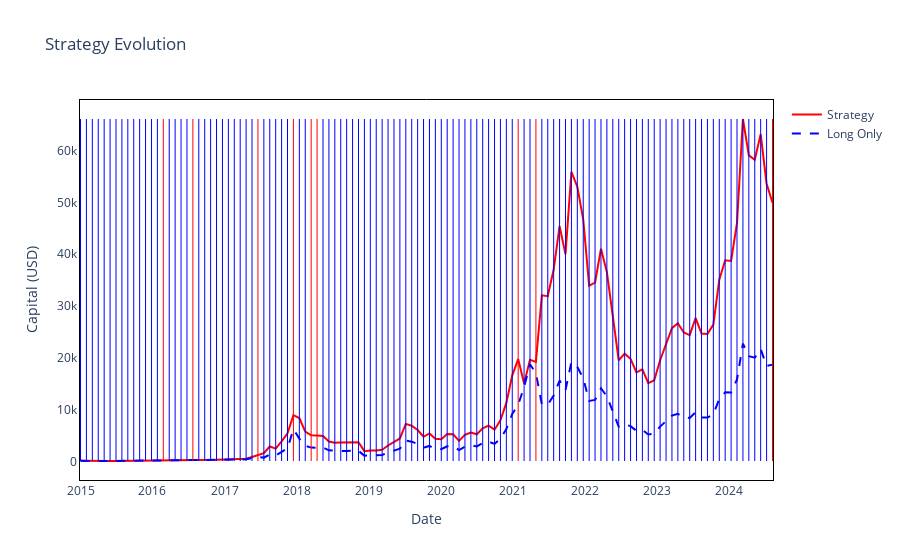

The code cell stored with this chart in its notebook:
### Code cell
import plotly.graph_objects as go
import plotly.graph_objects as go
fig = go.Figure()

# Add the capital total trace
fig.add_trace(go.Scatter(x=dates, y=capital_values, mode='lines', name='LPPLS Strategy', line=dict(color='red')))

# Add the long only capital trace
fig.add_trace(go.Scatter(x=dates, y=long_only_capital_values, mode='lines', name='BTC Long Only', line=dict(color='blue', dash='dash')))
for idx, signal in enumerate(positions):
    if signal == "Short":
        fig.add_shape(type="line",
                      x0=dates[idx], x1=dates[idx],
                      y0=min(capital_values), y1=max(capital_values),
                      line=dict(color="red", width=1))
    if signal == "Long":
        fig.add_shape(type="line",
                      x0=dates[idx], x1=dates[idx],
                      y0=min(capital_values), y1=max(capital_values),
                      line=dict(color="blue", width=1))
fig.update_layout(title='Strategy Evolution', 
                          xaxis=dict(
                            title='Date',               
                            showline=True,            
                            linecolor='black',         
                            linewidth=1,                
                            mirror=True                 
                        ),
                        yaxis=dict(
                            title="Capital (USD)",              
                            showline=True,            
                            linecolor='black',          
                            linewidth=1,              
                            mirror=True                
                        ),
                          showlegend=True, 
                          plot_bgcolor='white', 
                          paper_bgcolor='white')


# Show the plot
fig.show()

### Figure 1 — Plotly figure (JSON) as saved in the notebook; plotly's stock layout.template omitted (floating-point values rounded to 4 significant figures)
{"data": [{"line": {"color": "red"}, "mode": "lines", "name": "Strategy", "type": "scatter", "x": ["2015-01-01", "2015-01-31", "2015-03-02", "2015-04-01", "2015-05-01", "2015-05-31", "2015-06-30", "2015-07-30", "2015-08-29", "2015-09-28", "2015-10-28", "2015-11-27", "2015-12-27", "2016-01-26", "2016-02-25", "2016-03-26", "2016-04-25", "2016-05-25", "2016-06-24", "2016-07-24", "2016-08-23", "2016-09-22", "2016-10-22", "2016-11-21", "2016-12-21", "2017-01-20", "2017-02-19", "2017-03-21", "2017-04-20", "2017-05-20", "2017-06-19", "2017-07-19", "2017-08-18", "2017-09-17", "2017-10-17", "2017-11-16", "2017-12-16", "2018-01-15", "2018-02-14", "2018-03-16", "2018-04-15", "2018-05-15", "2018-06-14", "2018-07-14", "2018-08-13", "2018-09-12", "2018-10-12", "2018-11-11", "2018-12-11", "2019-01-10", "2019-02-09", "2019-03-11", "2019-04-10", "2019-05-10", "2019-06-09", "2019-07-09", "2019-08-08", "2019-09-07", "2019-10-07", "2019-11-06", "2019-12-06", "2020-01-05", "2020-02-04", "2020-03-05", "2020-04-04", "2020-05-04", "2020-06-03", "2020-07-03", "2020-08-02", "2020-09-01", "2020-10-01", "2020-10-31", "2020-11-30", "2020-12-30", "2021-01-29", "2021-02-28", "2021-03-30", "2021-04-29", "2021-05-29", "2021-06-28", "2021-07-28", "2021-08-27", "2021-09-26", "2021-10-26", "2021-11-25", "2021-12-25", "2022-01-24", "2022-02-23", "2022-03-25", "2022-04-24", "2022-05-24", "2022-06-23", "2022-07-23", "2022-08-22", "2022-09-21", "2022-10-21", "2022-11-20", "2022-12-20", "2023-01-19", "2023-02-18", "2023-03-20", "2023-04-19", "2023-05-19", "2023-06-18", "2023-07-18", "2023-08-17", "2023-09-16", "2023-10-16", "2023-11-15", "2023-12-15", "2024-01-14", "2024-02-13", "2024-03-14", "2024-04-13", "2024-05-13", "2024-06-12", "2024-07-12", "2024-08-11"], "y": [100, 69.2, 87.72, 78.69, 73.85, 73.25, 83.71, 91.56, 73.12, 76.1, 96.94, 113.9, 134.6, 124.8, 132.8, 132.5, 146.3, 142.5, 210.9, 210.3, 239.1, 244.3, 269.3, 302.9, 341.9, 366.7, 429.4, 459.2, 503.6, 854.2, 1208.0, 1566.0, 2866.0, 2468.0, 3861.0, 5423.0, 8922.0, 8362.0, 5745.0, 5023.0, 5006.0, 4899.0, 3843.0, 3613.0, 3625.0, 3657.0, 3612.0, 3691.0, 1971.0, 2118.0, 2113.0, 2248.0, 3065.0, 3672.0, 4426.0, 7238.0, 6889.0, 6054.0, 4747.0, 5389.0, 4345.0, 4266.0, 5285.0, 5226.0, 3953.0, 5131.0, 5559.0, 5231.0, 6363.0, 6891.0, 6113.0, 7933.0, 11300.0, 16600.0, 19750.0, 15020.0, 19600.0, 19220.0, 32060.0, 31890.0, 37040.0, 45430.0, 40010.0, 55900.0, 53040.0, 46700.0, 33940.0, 34540.0, 41070.0, 36550.0, 27460.0, 19530.0, 20800.0, 19820.0, 17180.0, 17760.0, 15090.0, 15660.0, 19530.0, 22820.0, 25710.0, 26690.0, 24900.0, 24390.0, 27650.0, 24690.0, 24600.0, 26410.0, 35080.0, 38830.0, 38710.0, 46070.0, 66120.0, 59100.0, 58250.0, 63200.0, 53620.0, 49960.0, 46750.0]}, {"line": {"color": "blue", "dash": "dash"}, "mode": "lines", "name": "Long Only", "type": "scatter", "x": ["2015-01-01", "2015-01-31", "2015-03-02", "2015-04-01", "2015-05-01", "2015-05-31", "2015-06-30", "2015-07-30", "2015-08-29", "2015-09-28", "2015-10-28", "2015-11-27", "2015-12-27", "2016-01-26", "2016-02-25", "2016-03-26", "2016-04-25", "2016-05-25", "2016-06-24", "2016-07-24", "2016-08-23", "2016-09-22", "2016-10-22", "2016-11-21", "2016-12-21", "2017-01-20", "2017-02-19", "2017-03-21", "2017-04-20", "2017-05-20", "2017-06-19", "2017-07-19", "2017-08-18", "2017-09-17", "2017-10-17", "2017-11-16", "2017-12-16", "2018-01-15", "2018-02-14", "2018-03-16", "2018-04-15", "2018-05-15", "2018-06-14", "2018-07-14", "2018-08-13", "2018-09-12", "2018-10-12", "2018-11-11", "2018-12-11", "2019-01-10", "2019-02-09", "2019-03-11", "2019-04-10", "2019-05-10", "2019-06-09", "2019-07-09", "2019-08-08", "2019-09-07", "2019-10-07", "2019-11-06", "2019-12-06", "2020-01-05", "2020-02-04", "2020-03-05", "2020-04-04", "2020-05-04", "2020-06-03", "2020-07-03", "2020-08-02", "2020-09-01", "2020-10-01", "2020-10-31", "2020-11-30", "2020-12-30", "2021-01-29", "2021-02-28", "2021-03-30", "2021-04-29", "2021-05-29", "2021-06-28", "2021-07-28", "2021-08-27", "2021-09-26", "2021-10-26", "2021-11-25", "2021-12-25", "2022-01-24", "2022-02-23", "2022-03-25", "2022-04-24", "2022-05-24", "2022-06-23", "2022-07-23", "2022-08-22", "2022-09-21", "2022-10-21", "2022-11-20", "2022-12-20", "2023-01-19", "2023-02-18", "2023-03-20", "2023-04-19", "2023-05-19", "2023-06-18", "2023-07-18", "2023-08-17", "2023-09-16", "2023-10-16", "2023-11-15", "2023-12-15", "2024-01-14", "2024-02-13", "2024-03-14", "2024-04-13", "2024-05-13", "2024-06-12", "2024-07-12", "2024-08-11"], "y": [100, 69.2, 87.72, 78.69, 73.85, 73.25, 83.71, 91.56, 73.12, 76.1, 96.94, 113.9, 134.6, 124.8, 135.1, 133.0, 146.8, 143.1, 211.7, 210.4, 185.7, 189.8, 209.2, 235.2, 265.5, 284.8, 333.5, 356.6, 391.1, 663.4, 824.1, 723.4, 1324.0, 1140.0, 1784.0, 2505.0, 6204.0, 4398.0, 3021.0, 2653.0, 2650.0, 2708.0, 2124.0, 1997.0, 2004.0, 2021.0, 1997.0, 2040.0, 1090.0, 1171.0, 1168.0, 1243.0, 1694.0, 2030.0, 2446.0, 4001.0, 3808.0, 3347.0, 2624.0, 2979.0, 2402.0, 2358.0, 2922.0, 2889.0, 2185.0, 2836.0, 3073.0, 2892.0, 3517.0, 3809.0, 3379.0, 4385.0, 6245.0, 9178.0, 10920.0, 14360.0, 18750.0, 17040.0, 11020.0, 10960.0, 12730.0, 15610.0, 13750.0, 19210.0, 18230.0, 16050.0, 11660.0, 11870.0, 14110.0, 12560.0, 9437.0, 6710.0, 7149.0, 6810.0, 5902.0, 6101.0, 5184.0, 5380.0, 6710.0, 7841.0, 8836.0, 9172.0, 8557.0, 8381.0, 9501.0, 8485.0, 8455.0, 9075.0, 12050.0, 13340.0, 13300.0, 15830.0, 22720.0, 20310.0, 20020.0, 21720.0, 18420.0, 18690.0, 18340.0]}], "layout": {"paper_bgcolor": "white", "plot_bgcolor": "white", "shapes": [{"line": {"color": "blue", "width": 1}, "type": "line", "x0": "2015-01-01", "x1": "2015-01-01", "y0": 69.2, "y1": 66120.0}, {"line": {"color": "blue", "width": 1}, "type": "line", "x0": "2015-01-31", "x1": "2015-01-31", "y0": 69.2, "y1": 66120.0}, {"line": {"color": "blue", "width": 1}, "type": "line", "x0": "2015-03-02", "x1": "2015-03-02", "y0": 69.2, "y1": 66120.0}, {"line": {"color": "blue", "width": 1}, "type": "line", "x0": "2015-04-01", "x1": "2015-04-01", "y0": 69.2, "y1": 66120.0}, {"line": {"color": "blue", "width": 1}, "type": "line", "x0": "2015-05-01", "x1": "2015-05-01", "y0": 69.2, "y1": 66120.0}, {"line": {"color": "blue", "width": 1}, "type": "line", "x0": "2015-05-31", "x1": "2015-05-31", "y0": 69.2, "y1": 66120.0}, {"line": {"color": "blue", "width": 1}, "type": "line", "x0": "2015-06-30", "x1": "2015-06-30", "y0": 69.2, "y1": 66120.0}, {"line": {"color": "blue", "width": 1}, "type": "line", "x0": "2015-07-30", "x1": "2015-07-30", "y0": 69.2, "y1": 66120.0}, {"line": {"color": "blue", "width": 1}, "type": "line", "x0": "2015-08-29", "x1": "2015-08-29", "y0": 69.2, "y1": 66120.0}, {"line": {"color": "blue", "width": 1}, "type": "line", "x0": "2015-09-28", "x1": "2015-09-28", "y0": 69.2, "y1": 66120.0}, {"line": {"color": "blue", "width": 1}, "type": "line", "x0": "2015-10-28", "x1": "2015-10-28", "y0": 69.2, "y1": 66120.0}, {"line": {"color": "blue", "width": 1}, "type": "line", "x0": "2015-11-27", "x1": "2015-11-27", "y0": 69.2, "y1": 66120.0}, {"line": {"color": "blue", "width": 1}, "type": "line", "x0": "2015-12-27", "x1": "2015-12-27", "y0": 69.2, "y1": 66120.0}, {"line": {"color": "blue", "width": 1}, "type": "line", "x0": "2016-01-26", "x1": "2016-01-26", "y0": 69.2, "y1": 66120.0}, {"line": {"color": "red", "width": 1}, "type": "line", "x0": "2016-02-25", "x1": "2016-02-25", "y0": 69.2, "y1": 66120.0}, {"line": {"color": "blue", "width": 1}, "type": "line", "x0": "2016-03-26", "x1": "2016-03-26", "y0": 69.2, "y1": 66120.0}, {"line": {"color": "blue", "width": 1}, "type": "line", "x0": "2016-04-25", "x1": "2016-04-25", "y0": 69.2, "y1": 66120.0}, {"line": {"color": "blue", "width": 1}, "type": "line", "x0": "2016-05-25", "x1": "2016-05-25", "y0": 69.2, "y1": 66120.0}, {"line": {"color": "blue", "width": 1}, "type": "line", "x0": "2016-06-24", "x1": "2016-06-24", "y0": 69.2, "y1": 66120.0}, {"line": {"color": "red", "width": 1}, "type": "line", "x0": "2016-07-24", "x1": "2016-07-24", "y0": 69.2, "y1": 66120.0}, {"line": {"color": "blue", "width": 1}, "type": "line", "x0": "2016-08-23", "x1": "2016-08-23", "y0": 69.2, "y1": 66120.0}, {"line": {"color": "blue", "width": 1}, "type": "line", "x0": "2016-09-22", "x1": "2016-09-22", "y0": 69.2, "y1": 66120.0}, {"line": {"color": "blue", "width": 1}, "type": "line", "x0": "2016-10-22", "x1": "2016-10-22", "y0": 69.2, "y1": 66120.0}, {"line": {"color": "blue", "width": 1}, "type": "line", "x0": "2016-11-21", "x1": "2016-11-21", "y0": 69.2, "y1": 66120.0}, {"line": {"color": "blue", "width": 1}, "type": "line", "x0": "2016-12-21", "x1": "2016-12-21", "y0": 69.2, "y1": 66120.0}, {"line": {"color": "blue", "width": 1}, "type": "line", "x0": "2017-01-20", "x1": "2017-01-20", "y0": 69.2, "y1": 66120.0}, {"line": {"color": "blue", "width": 1}, "type": "line", "x0": "2017-02-19", "x1": "2017-02-19", "y0": 69.2, "y1": 66120.0}, {"line": {"color": "blue", "width": 1}, "type": "line", "x0": "2017-03-21", "x1": "2017-03-21", "y0": 69.2, "y1": 66120.0}, {"line": {"color": "blue", "width": 1}, "type": "line", "x0": "2017-04-20", "x1": "2017-04-20", "y0": 69.2, "y1": 66120.0}, {"line": {"color": "blue", "width": 1}, "type": "line", "x0": "2017-05-20", "x1": "2017-05-20", "y0": 69.2, "y1": 66120.0}, {"line": {"color": "red", "width": 1}, "type": "line", "x0": "2017-06-19", "x1": "2017-06-19", "y0": 69.2, "y1": 66120.0}, {"line": {"color": "blue", "width": 1}, "type": "line", "x0": "2017-07-19", "x1": "2017-07-19", "y0": 69.2, "y1": 66120.0}, {"line": {"color": "blue", "width": 1}, "type": "line", "x0": "2017-08-18", "x1": "2017-08-18", "y0": 69.2, "y1": 66120.0}, {"line": {"color": "blue", "width": 1}, "type": "line", "x0": "2017-09-17", "x1": "2017-09-17", "y0": 69.2, "y1": 66120.0}, {"line": {"color": "blue", "width": 1}, "type": "line", "x0": "2017-10-17", "x1": "2017-10-17", "y0": 69.2, "y1": 66120.0}, {"line": {"color": "blue", "width": 1}, "type": "line", "x0": "2017-11-16", "x1": "2017-11-16", "y0": 69.2, "y1": 66120.0}, {"line": {"color": "red", "width": 1}, "type": "line", "x0": "2017-12-16", "x1": "2017-12-16", "y0": 69.2, "y1": 66120.0}, {"line": {"color": "blue", "width": 1}, "type": "line", "x0": "2018-01-15", "x1": "2018-01-15", "y0": 69.2, "y1": 66120.0}, {"line": {"color": "blue", "width": 1}, "type": "line", "x0": "2018-02-14", "x1": "2018-02-14", "y0": 69.2, "y1": 66120.0}, {"line": {"color": "red", "width": 1}, "type": "line", "x0": "2018-03-16", "x1": "2018-03-16", "y0": 69.2, "y1": 66120.0}, {"line": {"color": "red", "width": 1}, "type": "line", "x0": "2018-04-15", "x1": "2018-04-15", "y0": 69.2, "y1": 66120.0}, {"line": {"color": "blue", "width": 1}, "type": "line", "x0": "2018-05-15", "x1": "2018-05-15", "y0": 69.2, "y1": 66120.0}, {"line": {"color": "blue", "width": 1}, "type": "line", "x0": "2018-06-14", "x1": "2018-06-14", "y0": 69.2, "y1": 66120.0}, {"line": {"color": "blue", "width": 1}, "type": "line", "x0": "2018-07-14", "x1": "2018-07-14", "y0": 69.2, "y1": 66120.0}, {"line": {"color": "blue", "width": 1}, "type": "line", "x0": "2018-08-13", "x1": "2018-08-13", "y0": 69.2, "y1": 66120.0}, {"line": {"color": "blue", "width": 1}, "type": "line", "x0": "2018-09-12", "x1": "2018-09-12", "y0": 69.2, "y1": 66120.0}, {"line": {"color": "blue", "width": 1}, "type": "line", "x0": "2018-10-12", "x1": "2018-10-12", "y0": 69.2, "y1": 66120.0}, {"line": {"color": "blue", "width": 1}, "type": "line", "x0": "2018-11-11", "x1": "2018-11-11", "y0": 69.2, "y1": 66120.0}, {"line": {"color": "blue", "width": 1}, "type": "line", "x0": "2018-12-11", "x1": "2018-12-11", "y0": 69.2, "y1": 66120.0}, {"line": {"color": "blue", "width": 1}, "type": "line", "x0": "2019-01-10", "x1": "2019-01-10", "y0": 69.2, "y1": 66120.0}, {"line": {"color": "blue", "width": 1}, "type": "line", "x0": "2019-02-09", "x1": "2019-02-09", "y0": 69.2, "y1": 66120.0}, {"line": {"color": "blue", "width": 1}, "type": "line", "x0": "2019-03-11", "x1": "2019-03-11", "y0": 69.2, "y1": 66120.0}, {"line": {"color": "blue", "width": 1}, "type": "line", "x0": "2019-04-10", "x1": "2019-04-10", "y0": 69.2, "y1": 66120.0}, {"line": {"color": "blue", "width": 1}, "type": "line", "x0": "2019-05-10", "x1": "2019-05-10", "y0": 69.2, "y1": 66120.0}, {"line": {"color": "blue", "width": 1}, "type": "line", "x0": "2019-06-09", "x1": "2019-06-09", "y0": 69.2, "y1": 66120.0}, {"line": {"color": "blue", "width": 1}, "type": "line", "x0": "2019-07-09", "x1": "2019-07-09", "y0": 69.2, "y1": 66120.0}, {"line": {"color": "blue", "width": 1}, "type": "line", "x0": "2019-08-08", "x1": "2019-08-08", "y0": 69.2, "y1": 66120.0}, {"line": {"color": "blue", "width": 1}, "type": "line", "x0": "2019-09-07", "x1": "2019-09-07", "y0": 69.2, "y1": 66120.0}, {"line": {"color": "blue", "width": 1}, "type": "line", "x0": "2019-10-07", "x1": "2019-10-07", "y0": 69.2, "y1": 66120.0}, {"line": {"color": "blue", "width": 1}, "type": "line", "x0": "2019-11-06", "x1": "2019-11-06", "y0": 69.2, "y1": 66120.0}, {"line": {"color": "blue", "width": 1}, "type": "line", "x0": "2019-12-06", "x1": "2019-12-06", "y0": 69.2, "y1": 66120.0}, {"line": {"color": "blue", "width": 1}, "type": "line", "x0": "2020-01-05", "x1": "2020-01-05", "y0": 69.2, "y1": 66120.0}, {"line": {"color": "blue", "width": 1}, "type": "line", "x0": "2020-02-04", "x1": "2020-02-04", "y0": 69.2, "y1": 66120.0}, {"line": {"color": "blue", "width": 1}, "type": "line", "x0": "2020-03-05", "x1": "2020-03-05", "y0": 69.2, "y1": 66120.0}, {"line": {"color": "blue", "width": 1}, "type": "line", "x0": "2020-04-04", "x1": "2020-04-04", "y0": 69.2, "y1": 66120.0}, {"line": {"color": "blue", "width": 1}, "type": "line", "x0": "2020-05-04", "x1": "2020-05-04", "y0": 69.2, "y1": 66120.0}, {"line": {"color": "blue", "width": 1}, "type": "line", "x0": "2020-06-03", "x1": "2020-06-03", "y0": 69.2, "y1": 66120.0}, {"line": {"color": "blue", "width": 1}, "type": "line", "x0": "2020-07-03", "x1": "2020-07-03", "y0": 69.2, "y1": 66120.0}, {"line": {"color": "blue", "width": 1}, "type": "line", "x0": "2020-08-02", "x1": "2020-08-02", "y0": 69.2, "y1": 66120.0}, {"line": {"color": "blue", "width": 1}, "type": "line", "x0": "2020-09-01", "x1": "2020-09-01", "y0": 69.2, "y1": 66120.0}, {"line": {"color": "blue", "width": 1}, "type": "line", "x0": "2020-10-01", "x1": "2020-10-01", "y0": 69.2, "y1": 66120.0}, {"line": {"color": "blue", "width": 1}, "type": "line", "x0": "2020-10-31", "x1": "2020-10-31", "y0": 69.2, "y1": 66120.0}, {"line": {"color": "blue", "width": 1}, "type": "line", "x0": "2020-11-30", "x1": "2020-11-30", "y0": 69.2, "y1": 66120.0}, {"line": {"color": "blue", "width": 1}, "type": "line", "x0": "2020-12-30", "x1": "2020-12-30", "y0": 69.2, "y1": 66120.0}, {"line": {"color": "red", "width": 1}, "type": "line", "x0": "2021-01-29", "x1": "2021-01-29", "y0": 69.2, "y1": 66120.0}, {"line": {"color": "blue", "width": 1}, "type": "line", "x0": "2021-02-28", "x1": "2021-02-28", "y0": 69.2, "y1": 66120.0}, {"line": {"color": "blue", "width": 1}, "type": "line", "x0": "2021-03-30", "x1": "2021-03-30", "y0": 69.2, "y1": 66120.0}, {"line": {"color": "red", "width": 1}, "type": "line", "x0": "2021-04-29", "x1": "2021-04-29", "y0": 69.2, "y1": 66120.0}, {"line": {"color": "blue", "width": 1}, "type": "line", "x0": "2021-05-29", "x1": "2021-05-29", "y0": 69.2, "y1": 66120.0}, {"line": {"color": "blue", "width": 1}, "type": "line", "x0": "2021-06-28", "x1": "2021-06-28", "y0": 69.2, "y1": 66120.0}, {"line": {"color": "blue", "width": 1}, "type": "line", "x0": "2021-07-28", "x1": "2021-07-28", "y0": 69.2, "y1": 66120.0}, {"line": {"color": "blue", "width": 1}, "type": "line", "x0": "2021-08-27", "x1": "2021-08-27", "y0": 69.2, "y1": 66120.0}, {"line": {"color": "blue", "width": 1}, "type": "line", "x0": "2021-09-26", "x1": "2021-09-26", "y0": 69.2, "y1": 66120.0}, {"line": {"color": "blue", "width": 1}, "type": "line", "x0": "2021-10-26", "x1": "2021-10-26", "y0": 69.2, "y1": 66120.0}, {"line": {"color": "blue", "width": 1}, "type": "line", "x0": "2021-11-25", "x1": "2021-11-25", "y0": 69.2, "y1": 66120.0}, {"line": {"color": "blue", "width": 1}, "type": "line", "x0": "2021-12-25", "x1": "2021-12-25", "y0": 69.2, "y1": 66120.0}, {"line": {"color": "blue", "width": 1}, "type": "line", "x0": "2022-01-24", "x1": "2022-01-24", "y0": 69.2, "y1": 66120.0}, {"line": {"color": "blue", "width": 1}, "type": "line", "x0": "2022-02-23", "x1": "2022-02-23", "y0": 69.2, "y1": 66120.0}, {"line": {"color": "blue", "width": 1}, "type": "line", "x0": "2022-03-25", "x1": "2022-03-25", "y0": 69.2, "y1": 66120.0}, {"line": {"color": "blue", "width": 1}, "type": "line", "x0": "2022-04-24", "x1": "2022-04-24", "y0": 69.2, "y1": 66120.0}, {"line": {"color": "blue", "width": 1}, "type": "line", "x0": "2022-05-24", "x1": "2022-05-24", "y0": 69.2, "y1": 66120.0}, {"line": {"color": "blue", "width": 1}, "type": "line", "x0": "2022-06-23", "x1": "2022-06-23", "y0": 69.2, "y1": 66120.0}, {"line": {"color": "blue", "width": 1}, "type": "line", "x0": "2022-07-23", "x1": "2022-07-23", "y0": 69.2, "y1": 66120.0}, {"line": {"color": "blue", "width": 1}, "type": "line", "x0": "2022-08-22", "x1": "2022-08-22", "y0": 69.2, "y1": 66120.0}, {"line": {"color": "blue", "width": 1}, "type": "line", "x0": "2022-09-21", "x1": "2022-09-21", "y0": 69.2, "y1": 66120.0}, {"line": {"color": "blue", "width": 1}, "type": "line", "x0": "2022-10-21", "x1": "2022-10-21", "y0": 69.2, "y1": 66120.0}, {"line": {"color": "blue", "width": 1}, "type": "line", "x0": "2022-11-20", "x1": "2022-11-20", "y0": 69.2, "y1": 66120.0}, {"line": {"color": "blue", "width": 1}, "type": "line", "x0": "2022-12-20", "x1": "2022-12-20", "y0": 69.2, "y1": 66120.0}, {"line": {"color": "blue", "width": 1}, "type": "line", "x0": "2023-01-19", "x1": "2023-01-19", "y0": 69.2, "y1": 66120.0}, {"line": {"color": "blue", "width": 1}, "type": "line", "x0": "2023-02-18", "x1": "2023-02-18", "y0": 69.2, "y1": 66120.0}, {"line": {"color": "blue", "width": 1}, "type": "line", "x0": "2023-03-20", "x1": "2023-03-20", "y0": 69.2, "y1": 66120.0}, {"line": {"color": "blue", "width": 1}, "type": "line", "x0": "2023-04-19", "x1": "2023-04-19", "y0": 69.2, "y1": 66120.0}, {"line": {"color": "blue", "width": 1}, "type": "line", "x0": "2023-05-19", "x1": "2023-05-19", "y0": 69.2, "y1": 66120.0}, {"line": {"color": "blue", "width": 1}, "type": "line", "x0": "2023-06-18", "x1": "2023-06-18", "y0": 69.2, "y1": 66120.0}, {"line": {"color": "blue", "width": 1}, "type": "line", "x0": "2023-07-18", "x1": "2023-07-18", "y0": 69.2, "y1": 66120.0}, {"line": {"color": "blue", "width": 1}, "type": "line", "x0": "2023-08-17", "x1": "2023-08-17", "y0": 69.2, "y1": 66120.0}, {"line": {"color": "blue", "width": 1}, "type": "line", "x0": "2023-09-16", "x1": "2023-09-16", "y0": 69.2, "y1": 66120.0}, {"line": {"color": "blue", "width": 1}, "type": "line", "x0": "2023-10-16", "x1": "2023-10-16", "y0": 69.2, "y1": 66120.0}, {"line": {"color": "blue", "width": 1}, "type": "line", "x0": "2023-11-15", "x1": "2023-11-15", "y0": 69.2, "y1": 66120.0}, {"line": {"color": "blue", "width": 1}, "type": "line", "x0": "2023-12-15", "x1": "2023-12-15", "y0": 69.2, "y1": 66120.0}, {"line": {"color": "blue", "width": 1}, "type": "line", "x0": "2024-01-14", "x1": "2024-01-14", "y0": 69.2, "y1": 66120.0}, {"line": {"color": "blue", "width": 1}, "type": "line", "x0": "2024-02-13", "x1": "2024-02-13", "y0": 69.2, "y1": 66120.0}, {"line": {"color": "blue", "width": 1}, "type": "line", "x0": "2024-03-14", "x1": "2024-03-14", "y0": 69.2, "y1": 66120.0}, {"line": {"color": "blue", "width": 1}, "type": "line", "x0": "2024-04-13", "x1": "2024-04-13", "y0": 69.2, "y1": 66120.0}, {"line": {"color": "blue", "width": 1}, "type": "line", "x0": "2024-05-13", "x1": "2024-05-13", "y0": 69.2, "y1": 66120.0}, {"line": {"color": "blue", "width": 1}, "type": "line", "x0": "2024-06-12", "x1": "2024-06-12", "y0": 69.2, "y1": 66120.0}, {"line": {"color": "blue", "width": 1}, "type": "line", "x0": "2024-07-12", "x1": "2024-07-12", "y0": 69.2, "y1": 66120.0}, {"line": {"color": "red", "width": 1}, "type": "line", "x0": "2024-08-11", "x1": "2024-08-11", "y0": 69.2, "y1": 66120.0}], "showlegend": true, "title": {"text": "Strategy Evolution"}, "xaxis": {"linecolor": "black", "linewidth": 1, "mirror": true, "showline": true, "title": {"text": "Date"}}, "yaxis": {"linecolor": "black", "linewidth": 1, "mirror": true, "showline": true, "title": {"text": "Capital (USD)"}}}}
